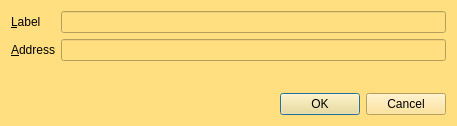
<?xml version="1.0" encoding="UTF-8"?>
<ui version="4.0">
 <class>EditAddressDialog</class>
 <widget class="QDialog" name="EditAddressDialog">
  <property name="geometry">
   <rect>
    <x>0</x>
    <y>0</y>
    <width>457</width>
    <height>126</height>
   </rect>
  </property>
  <property name="windowTitle">
   <string>Edit Address</string>
  </property>
  <property name="styleSheet">
   <string notr="true">background-color: rgb(255, 223, 128);</string>
  </property>
  <layout class="QVBoxLayout" name="verticalLayout">
   <item>
    <layout class="QFormLayout" name="formLayout">
     <property name="fieldGrowthPolicy">
      <enum>QFormLayout::AllNonFixedFieldsGrow</enum>
     </property>
     <item row="0" column="0">
      <widget class="QLabel" name="label">
       <property name="text">
        <string>&amp;Label</string>
       </property>
       <property name="buddy">
        <cstring>labelEdit</cstring>
       </property>
      </widget>
     </item>
     <item row="0" column="1">
      <widget class="QLineEdit" name="labelEdit">
       <property name="toolTip">
        <string>The label associated with this address list entry</string>
       </property>
      </widget>
     </item>
     <item row="1" column="0">
      <widget class="QLabel" name="label_2">
       <property name="text">
        <string>&amp;Address</string>
       </property>
       <property name="buddy">
        <cstring>addressEdit</cstring>
       </property>
      </widget>
     </item>
     <item row="1" column="1">
      <widget class="QValidatedLineEdit" name="addressEdit">
       <property name="toolTip">
        <string>The address associated with this address list entry. This can only be modified for sending addresses.</string>
       </property>
      </widget>
     </item>
    </layout>
   </item>
   <item>
    <widget class="QDialogButtonBox" name="buttonBox">
     <property name="orientation">
      <enum>Qt::Horizontal</enum>
     </property>
     <property name="standardButtons">
      <set>QDialogButtonBox::Cancel|QDialogButtonBox::Ok</set>
     </property>
    </widget>
   </item>
  </layout>
 </widget>
 <customwidgets>
  <customwidget>
   <class>QValidatedLineEdit</class>
   <extends>QLineEdit</extends>
   <header>qvalidatedlineedit.h</header>
  </customwidget>
 </customwidgets>
 <resources/>
 <connections>
  <connection>
   <sender>buttonBox</sender>
   <signal>accepted()</signal>
   <receiver>EditAddressDialog</receiver>
   <slot>accept()</slot>
   <hints>
    <hint type="sourcelabel">
     <x>20</x>
     <y>20</y>
    </hint>
    <hint type="destinationlabel">
     <x>20</x>
     <y>20</y>
    </hint>
   </hints>
  </connection>
  <connection>
   <sender>buttonBox</sender>
   <signal>rejected()</signal>
   <receiver>EditAddressDialog</receiver>
   <slot>reject()</slot>
   <hints>
    <hint type="sourcelabel">
     <x>20</x>
     <y>20</y>
    </hint>
    <hint type="destinationlabel">
     <x>20</x>
     <y>20</y>
    </hint>
   </hints>
  </connection>
 </connections>
</ui>
